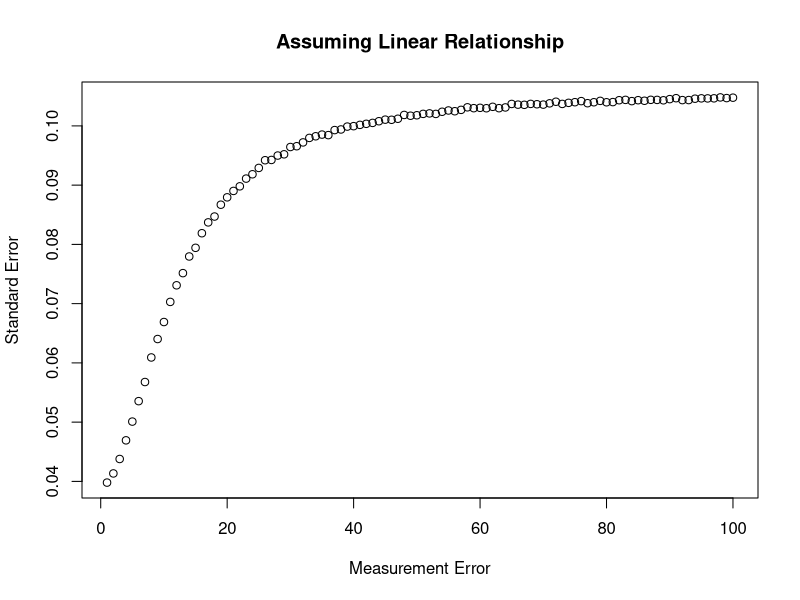
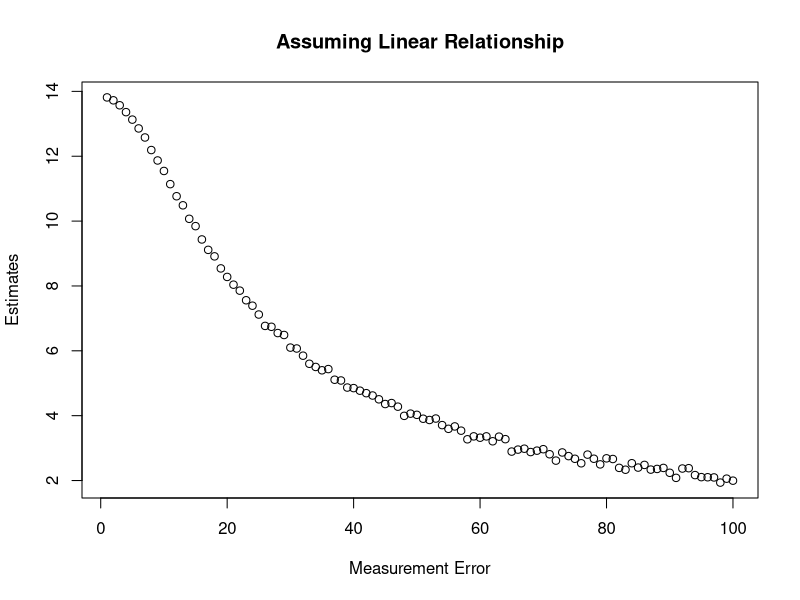
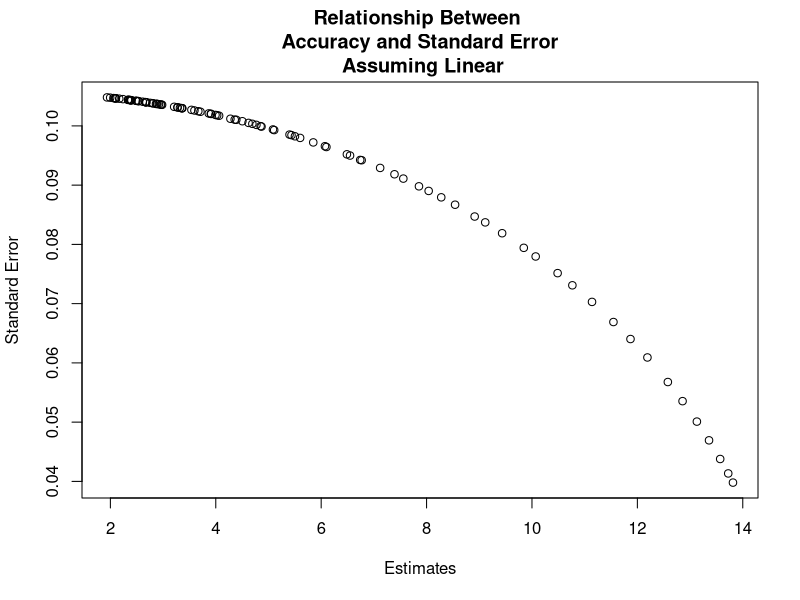
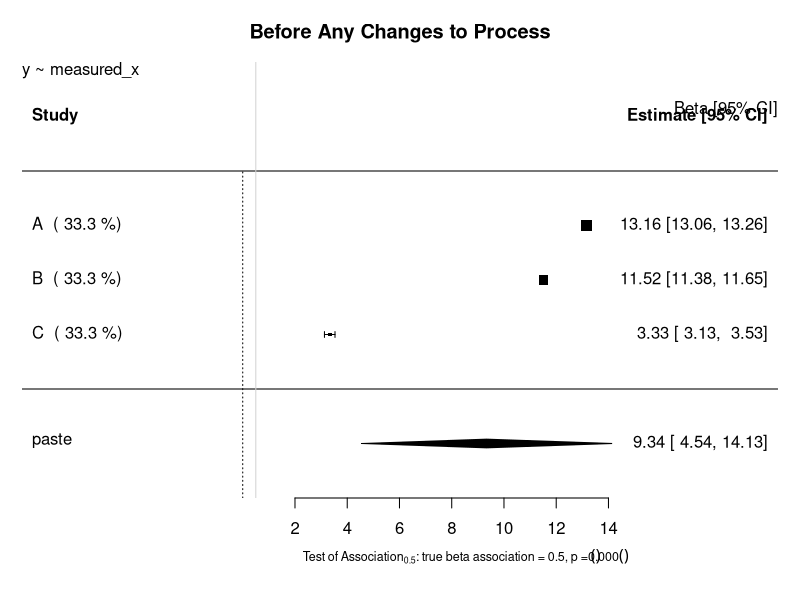
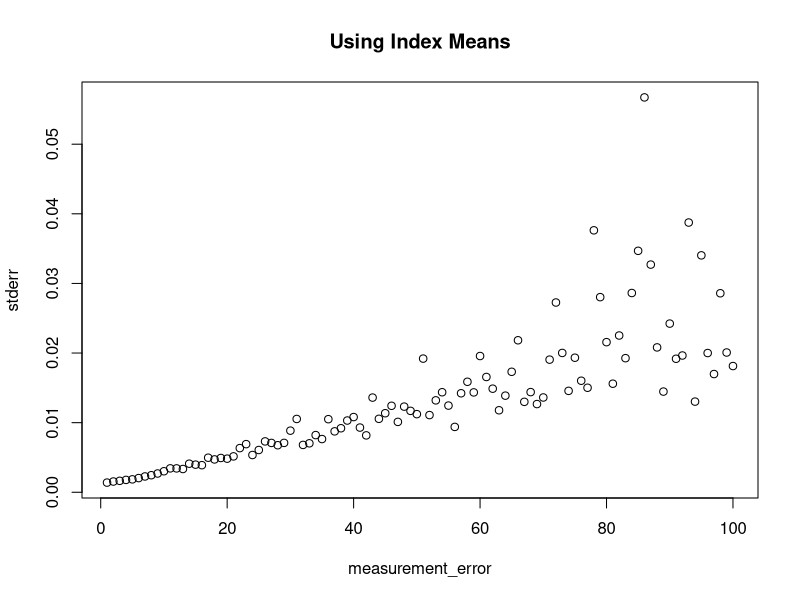
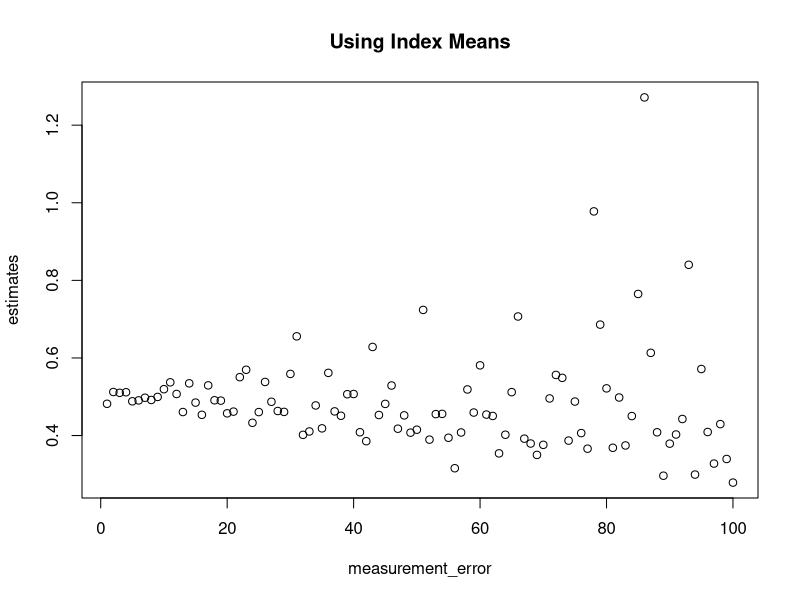
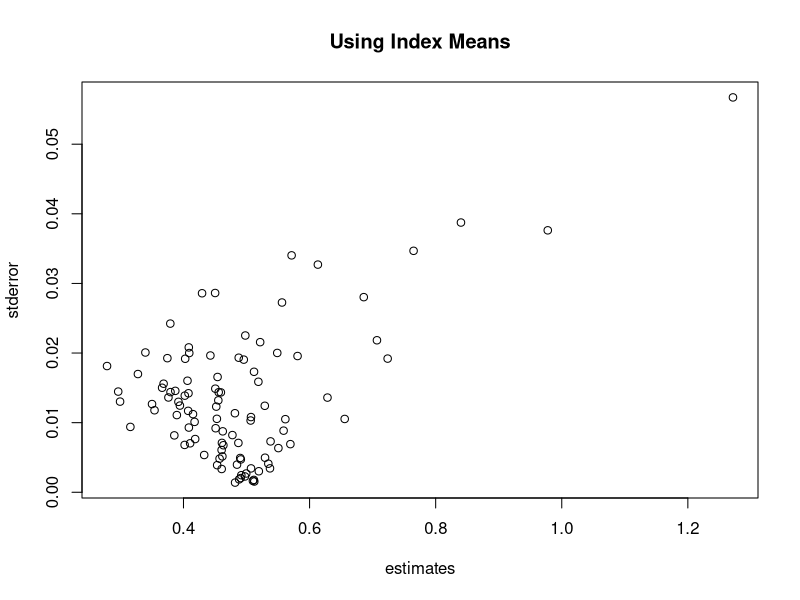
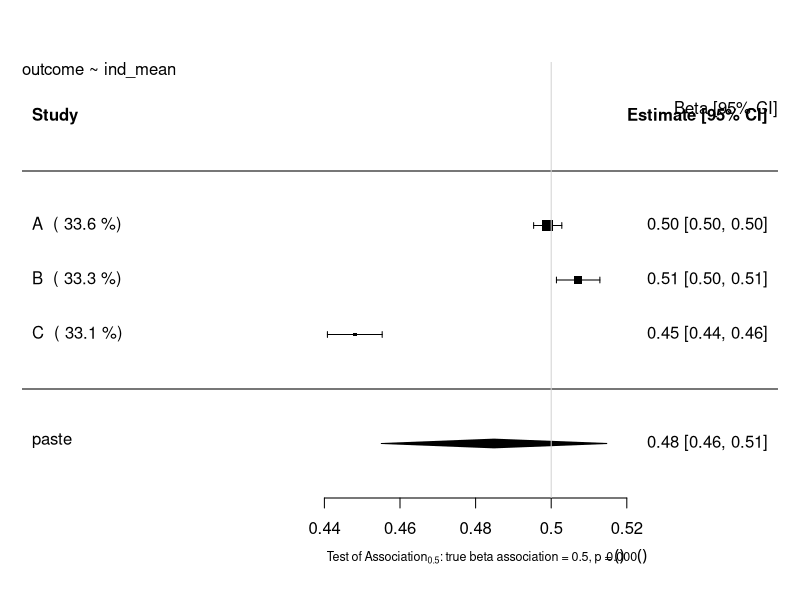

Write R code to recreate these figures, in order.
# Investigation into Data Agreement as Weighting System
## Author: Paul Scherer
##         Tom Bishop
## Institute: University of Cambridge MRC Epidemiology Unit 
## Date: 4.09.2017

# Set up the Data
library(ggplot2)
library(reshape2)
library(parallel)
library(stats)
library(metafor)

# Raw Data Set Properties
trueBeta = 0.5
constant = 20

study_size = 20000
raw_mean = 40
raw_stdev = 15

# Simple creation of the raw data and the related outcome without error
raw_data = data.frame(gold = rnorm(n = study_size, mean = raw_mean, sd = raw_stdev))
raw_data$outcome = (trueBeta*raw_data$gold) + constant
###############################################################################
########################### Functions #########################################
###############################################################################
createStudyData <- function(raw_data, measurement_error, number_of_indices){
    exposure_error = rnorm(n = study_size, mean = 0, sd = measurement_error)
    raw_data$exposure_measured = raw_data$gold + exposure_error
    raw_data$index = cut_number(x = raw_data$exposure_measured,n = number_of_indices, labels =FALSE)
    raw_data$index = as.ordered(raw_data$index)
    raw_data = raw_data[with(raw_data, order(index)),]
    return(raw_data)
}

createValidationData <- function(val_size, measurement_error, number_of_indices) {
    validation_data = data.frame(gold =  rnorm(n = val_size, mean = raw_mean, sd = raw_stdev))
    exposure_error = rnorm(n = val_size, mean = 0, sd = measurement_error)
    validation_data$exposure_measured = validation_data$gold + exposure_error
    validation_data$index = cut_number(x = validation_data$exposure_measured,n = number_of_indices, labels =FALSE)
    validation_data$index = as.ordered(validation_data$index)
    return (validation_data)
}

createMeansList <- function(data, number_of_indices) {
    meansList = vector(mode="list", length = number_of_indices)
    for (i in 1:number_of_indices) {
        meansList[i] = mean(unname(unlist((split(x=data$gold, f= as.factor(data$index)))[i])))
    }
    return(meansList)
}

#######################################################################################
######################## Before Any Changes to the Process ############################
#######################################################################################
# General Parameters
numLevels = 4
validation_size = 400

## Graphing Standard Error as a function of Measurement Error when using ordinal independent variable index
upperbound = 100
stdErrorLinear = vector("numeric", length = upperbound)
estimatesLinear = vector("numeric", length = upperbound)
stdErrorQuadratic = vector("numeric", length = upperbound)
estimatesQuadratic = vector("numeric", length = upperbound)
stdErrorCubic = vector("numeric", length = upperbound)
estimatesCubic = vector("numeric", length = upperbound)
for (measurement_error_counter in 1:upperbound) {
    studyData_graph = createStudyData(raw_data = raw_data, measurement_error = measurement_error_counter, number_of_indices = numLevels)
    validation_data_graph = createValidationData(val_size = validation_size, measurement_error = measurement_error_counter, number_of_indices = numLevels )

    lm_graph_linear <- lm(formula=outcome~index, data=studyData_graph)
    estimate_graph_linear = lm_graph_linear$coefficients["index.L"]
    stdError_graph_linear = summary(lm_graph_linear)$coefficients["index.L","Std. Error"]
    estimatesLinear[measurement_error_counter] = estimate_graph_linear
    stdErrorLinear[measurement_error_counter] = stdError_graph_linear

    lm_graph_quadratic <- lm(formula=outcome~index, data=studyData_graph)
    estimate_graph_quadratic = lm_graph_quadratic$coefficients["index.Q"]
    stdError_graph_quadratic = summary(lm_graph_quadratic)$coefficients["index.Q","Std. Error"]
    estimatesQuadratic[measurement_error_counter] = estimate_graph_quadratic
    stdErrorQuadratic[measurement_error_counter] = stdError_graph_quadratic

    lm_graph_cubic <- lm(formula=outcome~index, data=studyData_graph)
    estimate_graph_cubic = lm_graph_cubic$coefficients["index.C"]
    stdError_graph_cubic = summary(lm_graph_cubic)$coefficients["index.C","Std. Error"]
    estimatesCubic[measurement_error_counter] = estimate_graph_cubic
    stdErrorCubic[measurement_error_counter] = stdError_graph_cubic


}
# Measurement vs. Std.Error
plot(x = (1:upperbound), y = stdErrorLinear, xlab = "Measurement Error", ylab = "Standard Error", main = "Assuming Linear Relationship")
# plot(x = (1:upperbound), y = stdErrorQuadratic, xlab = "Measurement Error", ylab = "Standard Error", col = "green", main = "Assuming Quadratic Relationship")
#plot(x = (1:upperbound), y = stdErrorCubic, xlab = "Measurement Error", ylab = "Standard Error", col = "red", main = "Assuming Cubic Relationship")
# Measurement vs. Estimates
plot(x = (1:upperbound), y = estimatesLinear, xlab = "Measurement Error", ylab = "Estimates", main = "Assuming Linear Relationship")
# plot(x = (1:upperbound), y = estimatesQuadratic, xlab = "Measurement Error", ylab = "Estimates", col = "green", main = "Assuming Quadratic Relationship")
#plot(x = (1:upperbound), y = estimatesCubic, xlab = "Measurement Error", ylab = "Estimates", col = "red", main = "Assuming Cubic Relationship")
# Estimates vs. Std.Error
plot(x = estimatesLinear, y = stdErrorLinear, xlab = "Estimates", ylab = "Standard Error", main = "Relationship Between \n Accuracy and Standard Error \n Assuming Linear")
# plot(x = estimatesQuadratic, y = stdErrorQuadratic, xlab = "Estimates", ylab = "Standard Error", col = "green", main = "Assuming Quadratic Relationship")
#plot(x = estimatesCubic, y = stdErrorCubic, xlab = "Estimates", ylab = "Standard Error", col = "red", main = "Relationship Between \n Accuracy and Standard Error \n Assuming Cubic Relationship")

## Setting up the Studies
# Study A
measureError_A = 5
studyData_A = createStudyData(raw_data = raw_data, measurement_error = measureError_A, number_of_indices = numLevels)

# Study B
measureError_B = 10
studyData_B = createStudyData(raw_data = raw_data, measurement_error = measureError_B, number_of_indices = numLevels)

# Study C
measureError_C = 60
studyData_C = createStudyData(raw_data = raw_data, measurement_error = measureError_C, number_of_indices = numLevels)

## Transformation and Regression using Index Means
# Study A
lm_A <- lm(formula=outcome~index, data=studyData_A)
estimate_A = lm_A$coefficients["index.L"]
stdError_A = summary(lm_A)$coefficients["index.L","Std. Error"]

# Study B
lm_B <- lm(formula=outcome~index, data=studyData_B)
estimate_B = lm_B$coefficients["index.L"]
stdError_B = summary(lm_B)$coefficients["index.L","Std. Error"]

# Study C
lm_C <- lm(formula=outcome~index, data=studyData_C)
estimate_C = lm_C$coefficients["index.L"]
stdError_C = summary(lm_C)$coefficients["index.L","Std. Error"]


## Random Effects Model Forest Plot Before Reweighting
estimates = c(estimate_A, estimate_B, estimate_C)
stand_errs = c(stdError_A, stdError_B, stdError_C)
labels = c("A","B","C")
res <- rma(yi = estimates, sei = stand_errs, method='DL', slab = labels)
weights_res <- weights.rma.uni(res)

# Forest Plot
res$slab <- paste(res$slab, " (", round(weights.rma.uni(res),digits=1), "%)")
fmla = as.formula(y~measured_x)
forest(res, mlab=bquote(paste('Overall (I'^2*' = ', .(round(res$I2)),'%, p = ',
    .(sprintf("%.3f", round(res$QEp,3))),')')),
xlab=bquote(paste('Test of Association'[0.5]*': true beta association = 0.5, p = ',
    .(sprintf("%.3f", round(res$pval,3))))), cex=1, cex.lab=0.75, cex.axis=1, main = "Before Any Changes to Process")
usr <- par("usr")
text(usr[2], usr[4], "Beta [95% CI]", adj = c(1, 4),cex=1)
text(usr[1], usr[4], paste0(gsub(paste0("Study Data","\\$"),"", deparse(fmla)),collapse="\n"), adj = c( 0, 1 ),cex=1)
abline(v = 0.5, col = "lightgray")





#######################################################################################
######################## Using Index Means To Scale it to Gold ########################
#######################################################################################
## Setting up the Studies
# General Parameters
numLevels = 4
validation_size = 400

## Graphing Standard Error as a function of Measurement Error
std_error = vector("numeric", length = upperbound)
estimates_graph = vector("numeric", length = upperbound)
for (measurement_error_counter in 1:upperbound) {
    studyData_graph = createStudyData(raw_data = raw_data, measurement_error = measurement_error_counter, number_of_indices = numLevels)
    validation_data_graph = createValidationData(val_size = validation_size, measurement_error = measurement_error_counter, number_of_indices = numLevels )
    validation_means_graph = createMeansList(validation_data_graph, numLevels)

    studyData_graph$ind_mean <- unlist(lapply(X=studyData_graph$index, FUN=function(index_val){
        output =  validation_means_graph[index_val]
    }))
    lm_graph <- lm(formula=outcome~ind_mean, data=studyData_graph)
    estimate_graph = lm_graph$coefficients["ind_mean"]
    stdError_graph = summary(lm_graph)$coefficients["ind_mean","Std. Error"]

    estimates_graph[measurement_error_counter] = estimate_graph
    std_error[measurement_error_counter] = stdError_graph

}
plot(x = (1:upperbound), y = std_error, xlab = "measurement_error", ylab = "stderr", main = "Using Index Means")
plot(x = (1:upperbound), y = estimates_graph, xlab = "measurement_error", ylab = "estimates", main = "Using Index Means")
plot(x = estimates_graph, y = std_error, xlab = "estimates", ylab = "stderror", main = "Using Index Means")


# Study A
measureError_A = 5
studyData_A = createStudyData(raw_data = raw_data, measurement_error = measureError_A, number_of_indices = numLevels)
validation_data_A = createValidationData(val_size = validation_size, measurement_error = measureError_A, number_of_indices = numLevels )
validation_means_A = createMeansList(validation_data_A, numLevels)

# Study B
measureError_B = 10
studyData_B = createStudyData(raw_data = raw_data, measurement_error = measureError_B, number_of_indices = numLevels)
validation_data_B = createValidationData(val_size = validation_size, measurement_error = measureError_B, number_of_indices = numLevels )
validation_means_B = createMeansList(validation_data_B, numLevels)

# Study C
measureError_C = 15
studyData_C = createStudyData(raw_data = raw_data, measurement_error = measureError_C, number_of_indices = numLevels)
validation_data_C = createValidationData(val_size = validation_size, measurement_error = measureError_C, number_of_indices = numLevels )
validation_means_C = createMeansList(validation_data_C, numLevels)

## Transformation and Regression using Index Means
# Study A
studyData_A$ind_mean <- unlist(lapply(X=studyData_A$index, FUN=function(index_val){
    output =  validation_means_A[index_val]
}))
lm_A <- lm(formula=outcome~ind_mean, data=studyData_A)
estimate_A = lm_A$coefficients["ind_mean"]
stdError_A = summary(lm_A)$coefficients["ind_mean","Std. Error"]

# Study B
studyData_B$ind_mean <- unlist(lapply(X=studyData_B$index, FUN=function(index_val){
    output =  validation_means_B[index_val]
}))
lm_B <- lm(formula=outcome~ind_mean, data=studyData_B)
estimate_B = lm_B$coefficients["ind_mean"]
stdError_B = summary(lm_B)$coefficients["ind_mean","Std. Error"]

# Study C
studyData_C$ind_mean <- unlist(lapply(X=studyData_C$index, FUN=function(index_val){
    output =  validation_means_C[index_val]
}))
lm_C <- lm(formula=outcome~ind_mean, data=studyData_C)
estimate_C = lm_C$coefficients["ind_mean"]
stdError_C = summary(lm_C)$coefficients["ind_mean","Std. Error"]

## Random Effects Model Forest Plot Before Reweighting
estimates = c(estimate_A, estimate_B, estimate_C)
stand_errs = c(stdError_A, stdError_B, stdError_C)
labels = c("A","B","C")
res <- rma(yi = estimates, sei = stand_errs, method='DL', slab = labels)
weights_res <- weights.rma.uni(res)

# Forest Plot
res$slab <- paste(res$slab, " (", round(weights.rma.uni(res),digits=1), "%)")
fmla = as.formula(outcome~ind_mean)
forest(res, mlab=bquote(paste('Overall (I'^2*' = ', .(round(res$I2)),'%, p = ',
    .(sprintf("%.3f", round(res$QEp,3))),')')),
xlab=bquote(paste('Test of Association'[0.5]*': true beta association = 0.5, p = ',
    .(sprintf("%.3f", round(res$pval,3))))), cex=1, cex.lab=0.75, cex.axis=1)
usr <- par("usr")
text(usr[2], usr[4], "Beta [95% CI]", adj = c(1, 4),cex=1)
text(usr[1], usr[4], paste0(gsub(paste0("Study Data","\\$"),"", deparse(fmla)),collapse="\n"), adj = c( 0, 1 ),cex=1)
abline(v = 0.5, col = "lightgray")






#######################################################################################
######################## Using Error Model Esque Scale it to Gold ########################
#######################################################################################
numLevels = 4
validation_size = 400

## Plotting Bit
## Graphing Standard Error as a function of Measurement Error
std_error = vector("numeric", length = upperbound)
estimates_graph = vector("numeric", length = upperbound)
for (measurement_error_counter in 1:upperbound) {
    studyData_graph = createStudyData(raw_data = raw_data, measurement_error = measurement_error_counter, number_of_indices = numLevels)
    validation_data_graph = createValidationData(val_size = validation_size, measurement_error = measurement_error_counter, number_of_indices = numLevels )

    # Find Error Model
    index_transformation = as.formula(gold ~ index)
    lambda_lm_graph <- lm(formula=index_transformation, data=validation_data_graph)
    new = data.frame(index = studyData_graph$index)
    studyData_graph$index_scaled = predict(lambda_lm_graph, newdata = new)

    # Use Error Model to Scale Index to Gold
    lm_graph <- lm(formula=outcome~index_scaled, data=studyData_graph)
    estimate_graph = lm_graph$coefficients["index_scaled"]
    stdError_graph = summary(lm_graph)$coefficients["index_scaled","Std. Error"]

    estimates_graph[measurement_error_counter] = estimate_graph
    std_error[measurement_error_counter] = stdError_graph
}
plot(x = (1:upperbound), y = std_error, xlab = "measurement_error", ylab = "stderr", main = "Using Error Model Pred")
plot(x = (1:upperbound), y = estimates_graph, xlab = "measurement_error", ylab = "estimates", main = "Using Error Model Pred")
plot(x = estimates_graph, y = std_error, xlab = "estimates", ylab = "stderror", main = "Using Error Model Pred")



# Study A
measureError_A = 5
studyData_A = createStudyData(raw_data = raw_data, measurement_error = measureError_A, number_of_indices = numLevels)
validation_data_A = createValidationData(val_size = validation_size, measurement_error = measureError_A, number_of_indices = numLevels )
# Study B
measureError_B = 10
studyData_B = createStudyData(raw_data = raw_data, measurement_error = measureError_B, number_of_indices = numLevels)
validation_data_B = createValidationData(val_size = validation_size, measurement_error = measureError_B, number_of_indices = numLevels )
# Study C
measureError_C = 60
studyData_C = createStudyData(raw_data = raw_data, measurement_error = measureError_C, number_of_indices = numLevels)
validation_data_C = createValidationData(val_size = validation_size, measurement_error = measureError_C, number_of_indices = numLevels )

## Transformation of Indexes to Gold Scale
index_transformation = as.formula(gold ~ index)
# Study A
lambda_lm_A <- lm(formula=index_transformation, data=validation_data_A)
new = data.frame(index = studyData_A$index)
studyData_A$index_scaled = predict(lambda_lm_A, newdata = new)
# Study B
lambda_lm_B <- lm(formula=index_transformation, data=validation_data_B)
new = data.frame(index = studyData_B$index)
studyData_B$index_scaled = predict(lambda_lm_B, newdata = new)
# Study C
lambda_lm_C <- lm(formula=index_transformation, data=validation_data_C)
new = data.frame(index = studyData_C$index)
studyData_C$index_scaled = predict(lambda_lm_C, newdata = new)


# Study A
lm_A <- lm(formula=outcome~index_scaled, data=studyData_A)
estimate_A = lm_A$coefficients["index_scaled"]
stdError_A = summary(lm_A)$coefficients["index_scaled","Std. Error"]

# Study B
lm_B <- lm(formula=outcome~index_scaled, data=studyData_B)
estimate_B = lm_B$coefficients["index_scaled"]
stdError_B = summary(lm_B)$coefficients["index_scaled","Std. Error"]

# Study C
lm_C <- lm(formula=outcome~index_scaled, data=studyData_C)
estimate_C = lm_C$coefficients["index_scaled"]
stdError_C = summary(lm_C)$coefficients["index_scaled","Std. Error"]

## Random Effects Model Forest Plot Before Reweighting
estimates = c(estimate_A, estimate_B, estimate_C)
stand_errs = c(stdError_A, stdError_B, stdError_C)
labels = c("A","B","C")
res <- rma(yi = estimates, sei = stand_errs, method='DL', slab = labels)
weights_res <- weights.rma.uni(res)

# Forest Plot
res$slab <- paste(res$slab, " (", round(weights.rma.uni(res),digits=1), "%)")
fmla = as.formula(outcome~ind_mean)
forest(res, mlab=bquote(paste('Overall (I'^2*' = ', .(round(res$I2)),'%, p = ',
    .(sprintf("%.3f", round(res$QEp,3))),')')),
xlab=bquote(paste('Test of Association'[0.5]*': true beta association = 0.5, p = ',
    .(sprintf("%.3f", round(res$pval,3))))), cex=1, cex.lab=0.75, cex.axis=1)
usr <- par("usr")
text(usr[2], usr[4], "Beta [95% CI]", adj = c(1, 4),cex=1)
text(usr[1], usr[4], paste0(gsub(paste0("Study Data","\\$"),"", deparse(fmla)),collapse="\n"), adj = c( 0, 1 ),cex=1)
abline(v = 0.5, col = "lightgray")
